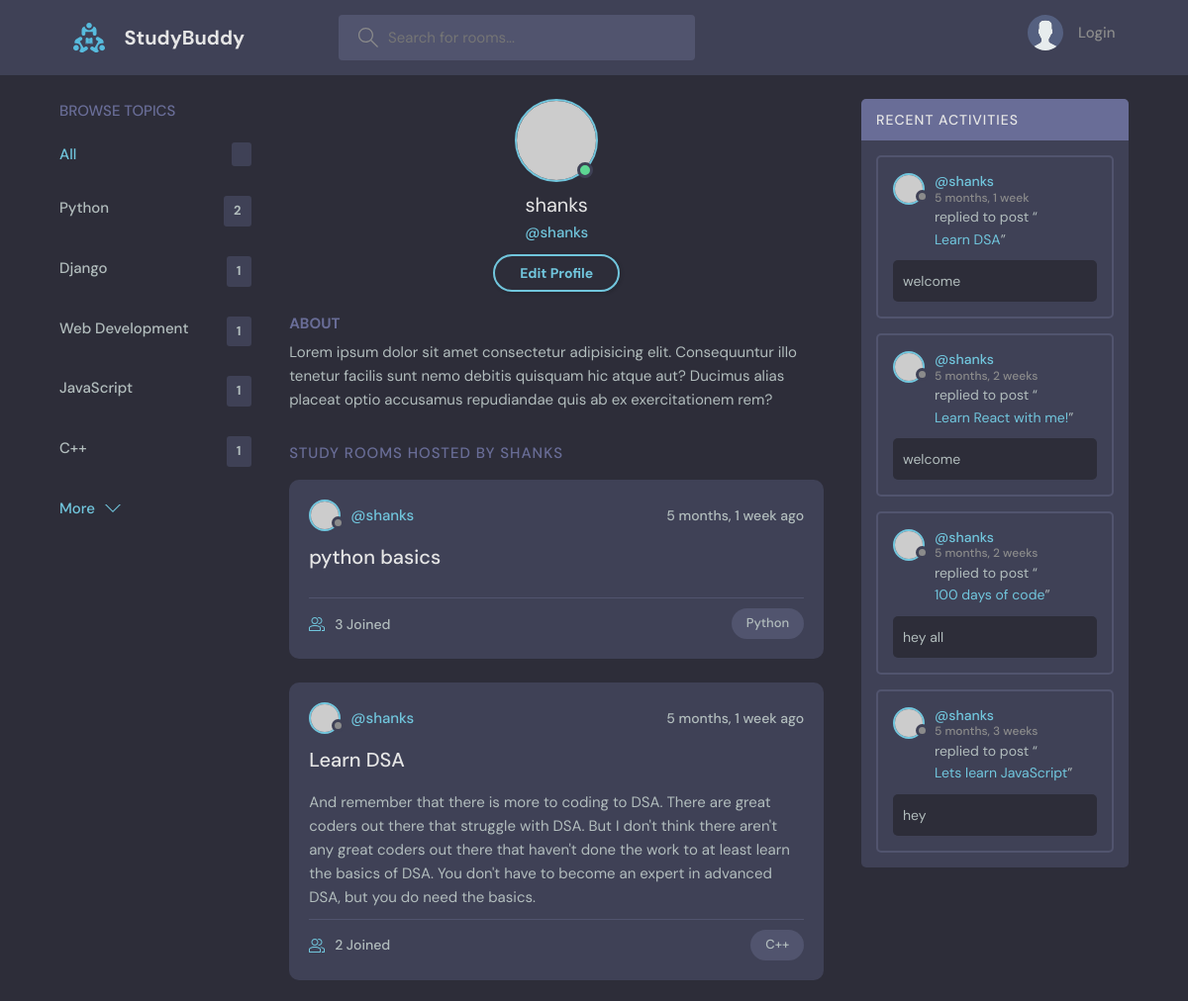
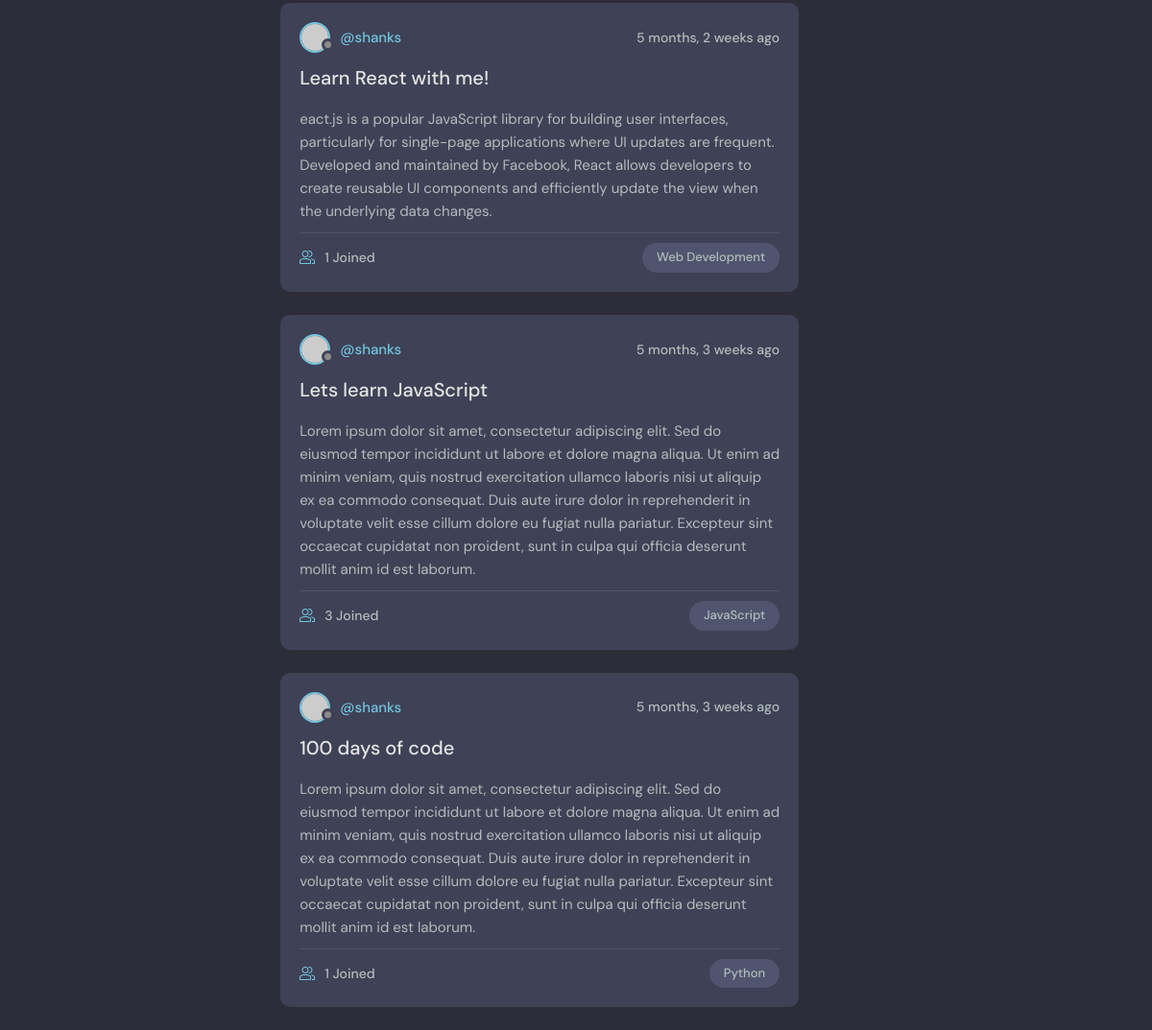
Page /profile/1/ on the committed database (2 pictures, top to bottom).
### base/models.py (models this page shows, shortened)
class Topic(models.Model):
    name = models.CharField(max_length = 200)

class Room(models.Model):
    host = models.ForeignKey(User, on_delete=models.SET_NULL, null=True)
    topic = models.ForeignKey(Topic, on_delete=models.SET_NULL, null=True)
    name = models.CharField(max_length=200)
    description = models.TextField(null=True, blank=True)
    participants = models.ManyToManyField(User, related_name='participants', blank=True)
    updated = models.DateTimeField(auto_now=True)
    created = models.DateTimeField(auto_now_add=True)
    class Meta:
        ordering = ['-updated', '-created']
    def __str__(self):
        return self.name

class Message(models.Model):
    user = models.ForeignKey(User, on_delete=models.CASCADE)
    room = models.ForeignKey(Room, on_delete=models.CASCADE)
    body = models.TextField()
    updated = models.DateTimeField(auto_now=True)
    created = models.DateTimeField(auto_now_add=True)
    class Meta:
        ordering = ['-updated', '-created']
    def __str__(self):
        return self.body[0:50]

### base/views.py (the view)
# urls.py: path('profile/<str:pk>/', views.userProfile , name="user-profile"),
def userProfile(request,pk):
    user = User.objects.get(id=pk)
    rooms = user.room_set.all()
    room_messages = user.message_set.all()
    topics = Topic.objects.all()
    context={'user': user, 'rooms':rooms, 'room_messages':room_messages,'topics':topics}
    return render(request, 'base/profile.html',context)

### base/templates/base/profile.html
{% extends 'main.html' %}
{% block content %}
  <main class="profile-page layout layout--3">
    <div class="container">
      {% include 'base/topics_component.html' %}
      <div class="roomList">
        <div class="profile">
          <div class="profile__avatar">
            <div class="avatar avatar--large active">
              <img src="https://randomuser.me/api/portraits/men/11.jpg" />
            </div>
          </div>
          <div class="profile__info">
            <h3>{{user.username}}</h3>
            <p>@{{user.username}}</p>
            <a href="edit-user.html" class="btn btn--main btn--pill">Edit Profile</a>
          </div>
          <div class="profile__about">
            <h3>About</h3>
            <p>
              Lorem ipsum dolor sit amet consectetur adipisicing elit. Consequuntur illo tenetur
              facilis sunt nemo debitis quisquam hic atque aut? Ducimus alias placeat optio
              accusamus repudiandae quis ab ex exercitationem rem?
            </p>
          </div>
        </div>
        <div class="roomList__header">
          <div>
            <h2>Study Rooms Hosted by {{user.username}}</a>
            </h2>
          </div>
        </div>
        {% include 'base/feed_component.html' %}
      </div>
      {% include 'base/activity_component.html' %}
    </div>
  </main>
{% endblock %}

### templates/main.html (shortened to what this page needs)
<!DOCTYPE html>
{% load static %}
<html lang="en">
  <head>
    <link rel="stylesheet" href="{% static 'styles/style.css' %}" />
  </head>
  <body>
    {% include 'navbar.html' %}
    {% block content %}
    {% endblock %}
  </body>
</html>

### templates/navbar.html (shortened to what this page needs)
{% load static %}
<header class="header header--loggedIn">
	<div class="container">
		<a href="{% url 'home' %}" class="header__logo">
			<img src="{% static 'images/logo.svg' %}" />
			<h1>StudyBuddy</h1>
		</a>
		<form class="header__search" method="GET" action="{% url 'home' %}">
			<label>
				<input name="q" placeholder="Search for rooms..." />
			</label>
		</form>
		<nav class="header__menu">
			{% if request.user.is_authenticated %}
			<div class="header__user">
				<a href="{% url 'user-profile' user.id %}">
					<div class="avatar avatar--medium active">
						<img src="https://randomuser.me/api/portraits/men/37.jpg" />
					</div>
					<p>
						{{request.user.username}}<span>@{{request.user.username}}</span>
					</p>
				</a>
				<button class="dropdown-button">
					<svg
						version="1.1"
						xmlns="http://www.w3.org/2000/svg"
						width="32"
						height="32"
						viewBox="0 0 32 32">
						<title>chevron-down</title>
						<path d="M16 21l-13-13h-3l16 16 16-16h-3l-13 13z"></path>
					</svg>
				</button>
			</div>
			{% else %}
			<a href="{% url 'login' %}">
				<img src="{% static 'images/avatar.svg' %}" />
				<p>Login</p>
			</a>
			{% endif %}
		</nav>
	</div>
</header>

### base/templates/base/topics_component.html
<div class="topics">
	<div class="topics__header">
		<h2>Browse Topics</h2>
	</div>
	<ul class="topics__list">
		<li>
			<a href="{% url 'home' %}" class="active"
				>All <span>{{room_count}}</span></a
			>
		</li>
		{% for topic in topics %}
		<li>
			<a href="{% url 'home' %}?q={{topic.name}}"
				>{{topic.name}}<span>{{topic.room_set.all.count}}</span></a
			>
		</li>
		{% endfor %}
	</ul>
	<a class="btn btn--link" href="topics.html">
		More
		<svg
			version="1.1"
			xmlns="http://www.w3.org/2000/svg"
			width="32"
			height="32"
			viewBox="0 0 32 32">
			<title>chevron-down</title>
			<path d="M16 21l-13-13h-3l16 16 16-16h-3l-13 13z"></path>
		</svg>
	</a>
</div>

### base/templates/base/feed_component.html (shortened to what this page needs)
{% for room in rooms %}
<div class="roomListRoom">
	<div class="roomListRoom__header">
		<a
			href="{% url 'user-profile' room.host.id %}"
			class="roomListRoom__author">
			<div class="avatar avatar--small">
				<img src="https://randomuser.me/api/portraits/women/11.jpg" />
			</div>
			<span>@{{room.host.username}}</span>
		</a>
		<div class="roomListRoom__actions">
			<span>{{room.created|timesince}} ago</span>
		</div>
	</div>
	<div class="roomListRoom__content">
		<a href="{% url 'room' room.id %}">{{room.name}}</a>
		<p>{{room.description}}</p>
	</div>
	<div class="roomListRoom__meta">
		<a href="{% url 'room' room.id %}" class="roomListRoom__joined">
			{{room.participants.all.count}} Joined
		</a>
		<p class="roomListRoom__topic">{{room.topic.name}}</p>
	</div>
</div>
{% endfor %}

### base/templates/base/activity_component.html (shortened to what this page needs)
<div class="activities">
    <div class="activities__header">
        <h2>Recent Activities</h2>
    </div>
    {% for message in room_messages %}
    <div class="activities__box">
        <div class="activities__boxHeader roomListRoom__header">
            <a href="{% url 'user-profile' message.user.id %}" class="roomListRoom__author">
                <div class="avatar avatar--small">
                    <img src="https://randomuser.me/api/portraits/women/11.jpg" />
                </div>
                <p>
                    @{{message.user}}
                    <span>{{message.created|timesince}}</</span>
                </p>
            </a>
        </div>
        <div class="activities__boxContent">
            <p>
                replied to post “<a href="{% url 'room' message.room.id %}">{{message.room}}</a
                >”
            </p>
            <div class="activities__boxRoomContent">
                {{message}}
            </div>
        </div>
    </div>
    {% endfor %}
</div>

### rows in the picture
Topic: name "Python", room_set.all.count "2"
Topic: name "Django", room_set.all.count "1"
Topic: name "Web Development", room_set.all.count "1"
Topic: name "JavaScript", room_set.all.count "1"
Topic: name "C++", room_set.all.count "1"
Room: host.username "shanks", created "5 months, 1 week", name "python basics", participants.all.count "3", topic.name "Python"
Room: host.username "shanks", created "5 months, 1 week", name "Learn DSA", description "And remember that there is more to coding to DSA. There are great coders out there that struggle with DSA. But I don't think there aren't any great coders out there that haven't done the work to at least learn the basics of DSA. You don't have to become an expert in advanced DSA, but you do need the basics.", participants.all.count "2", topic.name "C++"
Room: host.username "shanks", created "5 months, 2 weeks", name "Learn React with me!", description "eact.js is a popular JavaScript library for building user interfaces, particularly for single-page applications where UI updates are frequent. Developed and maintained by Facebook, React allows developers to create reusable UI components and efficiently update the view when the underlying data changes.", participants.all.count "1", topic.name "Web Development"
Room: host.username "shanks", created "5 months, 3 weeks", name "Lets learn JavaScript", description "Lorem ipsum dolor sit amet, consectetur adipiscing elit. Sed do eiusmod tempor incididunt ut labore et dolore magna aliqua. Ut enim ad minim veniam, quis nostrud exercitation ullamco laboris nisi ut aliquip ex ea commodo consequat. Duis aute irure dolor in reprehenderit in voluptate velit esse cillum dolore eu fugiat nulla pariatur. Excepteur sint occaecat cupidatat non proident, sunt in culpa qui officia deserunt mollit anim id est laborum.", participants.all.count "3", topic.name "JavaScript"
Room: host.username "shanks", created "5 months, 3 weeks", name "100 days of code", description "Lorem ipsum dolor sit amet, consectetur adipiscing elit. Sed do eiusmod tempor incididunt ut labore et dolore magna aliqua. Ut enim ad minim veniam, quis nostrud exercitation ullamco laboris nisi ut aliquip ex ea commodo consequat. Duis aute irure dolor in reprehenderit in voluptate velit esse cillum dolore eu fugiat nulla pariatur. Excepteur sint occaecat cupidatat non proident, sunt in culpa qui officia deserunt mollit anim id est laborum.", participants.all.count "1", topic.name "Python"
Message: user "shanks", created "5 months, 1 week", room "Learn DSA", body "welcome"
Message: user "shanks", created "5 months, 2 weeks", room "Learn React with me!", body "welcome"
Message: user "shanks", created "5 months, 2 weeks", room "100 days of code", body "hey all"
Message: user "shanks", created "5 months, 3 weeks", room "Lets learn JavaScript", body "hey"

### other values in the picture
{{ user.username }} "shanks"
{{ user.username }} "SHANKS"
